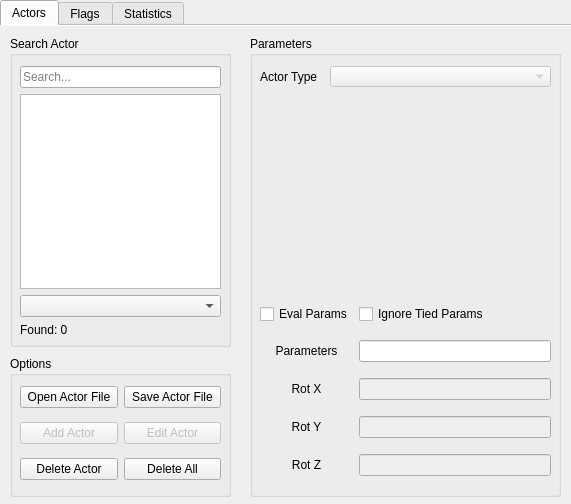
<?xml version="1.0" encoding="UTF-8"?>
<ui version="4.0">
 <class>MainWindow</class>
 <widget class="QMainWindow" name="MainWindow">
  <property name="geometry">
   <rect>
    <x>0</x>
    <y>0</y>
    <width>571</width>
    <height>504</height>
   </rect>
  </property>
  <property name="sizePolicy">
   <sizepolicy hsizetype="Fixed" vsizetype="Fixed">
    <horstretch>0</horstretch>
    <verstretch>0</verstretch>
   </sizepolicy>
  </property>
  <property name="minimumSize">
   <size>
    <width>571</width>
    <height>504</height>
   </size>
  </property>
  <property name="maximumSize">
   <size>
    <width>571</width>
    <height>504</height>
   </size>
  </property>
  <property name="windowTitle">
   <string>Cole - OoT Mod Helper</string>
  </property>
  <property name="windowIcon">
   <iconset>
    <normaloff>logo.png</normaloff>logo.png</iconset>
  </property>
  <property name="toolButtonStyle">
   <enum>Qt::ToolButtonIconOnly</enum>
  </property>
  <widget class="QWidget" name="centralwidget">
   <widget class="QTabWidget" name="tabWidget">
    <property name="enabled">
     <bool>true</bool>
    </property>
    <property name="geometry">
     <rect>
      <x>0</x>
      <y>0</y>
      <width>581</width>
      <height>511</height>
     </rect>
    </property>
    <property name="tabShape">
     <enum>QTabWidget::Rounded</enum>
    </property>
    <property name="currentIndex">
     <number>0</number>
    </property>
    <property name="documentMode">
     <bool>true</bool>
    </property>
    <widget class="QWidget" name="actorTab">
     <attribute name="title">
      <string>Actors</string>
     </attribute>
     <widget class="QGroupBox" name="paramGroup">
      <property name="geometry">
       <rect>
        <x>250</x>
        <y>10</y>
        <width>311</width>
        <height>461</height>
       </rect>
      </property>
      <property name="title">
       <string>Parameters</string>
      </property>
      <widget class="QComboBox" name="actorTypeList">
       <property name="enabled">
        <bool>false</bool>
       </property>
       <property name="geometry">
        <rect>
         <x>80</x>
         <y>30</y>
         <width>221</width>
         <height>21</height>
        </rect>
       </property>
      </widget>
      <widget class="QLabel" name="actorTypeLabel">
       <property name="geometry">
        <rect>
         <x>10</x>
         <y>30</y>
         <width>61</width>
         <height>21</height>
        </rect>
       </property>
       <property name="text">
        <string>Actor Type</string>
       </property>
      </widget>
      <widget class="QWidget" name="formLayoutWidget">
       <property name="geometry">
        <rect>
         <x>10</x>
         <y>60</y>
         <width>291</width>
         <height>191</height>
        </rect>
       </property>
       <layout class="QFormLayout" name="paramLayout"/>
      </widget>
      <widget class="QWidget" name="gridLayoutWidget">
       <property name="geometry">
        <rect>
         <x>10</x>
         <y>260</y>
         <width>291</width>
         <height>191</height>
        </rect>
       </property>
       <layout class="QGridLayout" name="paramGrid">
        <property name="horizontalSpacing">
         <number>6</number>
        </property>
        <property name="verticalSpacing">
         <number>8</number>
        </property>
        <item row="3" column="0">
         <widget class="QPushButton" name="rotYLabel">
          <property name="acceptDrops">
           <bool>false</bool>
          </property>
          <property name="autoFillBackground">
           <bool>false</bool>
          </property>
          <property name="text">
           <string>Rot Y</string>
          </property>
          <property name="checkable">
           <bool>false</bool>
          </property>
          <property name="default">
           <bool>false</bool>
          </property>
          <property name="flat">
           <bool>true</bool>
          </property>
         </widget>
        </item>
        <item row="3" column="1">
         <widget class="QLineEdit" name="rotYBox">
          <property name="enabled">
           <bool>false</bool>
          </property>
          <property name="readOnly">
           <bool>false</bool>
          </property>
         </widget>
        </item>
        <item row="4" column="0">
         <widget class="QPushButton" name="rotZLabel">
          <property name="acceptDrops">
           <bool>false</bool>
          </property>
          <property name="autoFillBackground">
           <bool>false</bool>
          </property>
          <property name="text">
           <string>Rot Z</string>
          </property>
          <property name="checkable">
           <bool>false</bool>
          </property>
          <property name="default">
           <bool>false</bool>
          </property>
          <property name="flat">
           <bool>true</bool>
          </property>
         </widget>
        </item>
        <item row="4" column="1">
         <widget class="QLineEdit" name="rotZBox">
          <property name="enabled">
           <bool>false</bool>
          </property>
          <property name="readOnly">
           <bool>false</bool>
          </property>
         </widget>
        </item>
        <item row="1" column="0">
         <widget class="QPushButton" name="paramLabel">
          <property name="acceptDrops">
           <bool>false</bool>
          </property>
          <property name="autoFillBackground">
           <bool>false</bool>
          </property>
          <property name="text">
           <string>Parameters</string>
          </property>
          <property name="checkable">
           <bool>false</bool>
          </property>
          <property name="default">
           <bool>false</bool>
          </property>
          <property name="flat">
           <bool>true</bool>
          </property>
         </widget>
        </item>
        <item row="2" column="1">
         <widget class="QLineEdit" name="rotXBox">
          <property name="enabled">
           <bool>false</bool>
          </property>
          <property name="readOnly">
           <bool>false</bool>
          </property>
         </widget>
        </item>
        <item row="1" column="1">
         <widget class="QLineEdit" name="paramBox">
          <property name="readOnly">
           <bool>false</bool>
          </property>
          <property name="clearButtonEnabled">
           <bool>false</bool>
          </property>
         </widget>
        </item>
        <item row="2" column="0">
         <widget class="QPushButton" name="rotXLabel">
          <property name="acceptDrops">
           <bool>false</bool>
          </property>
          <property name="autoFillBackground">
           <bool>false</bool>
          </property>
          <property name="text">
           <string>Rot X</string>
          </property>
          <property name="checkable">
           <bool>false</bool>
          </property>
          <property name="default">
           <bool>false</bool>
          </property>
          <property name="flat">
           <bool>true</bool>
          </property>
         </widget>
        </item>
        <item row="0" column="0">
         <widget class="QCheckBox" name="evalParamBox">
          <property name="text">
           <string>Eval Params</string>
          </property>
          <property name="tristate">
           <bool>false</bool>
          </property>
         </widget>
        </item>
        <item row="0" column="1">
         <widget class="QCheckBox" name="ignoreTiedBox">
          <property name="text">
           <string>Ignore Tied Params</string>
          </property>
         </widget>
        </item>
       </layout>
      </widget>
     </widget>
     <widget class="QGroupBox" name="groupBox">
      <property name="geometry">
       <rect>
        <x>10</x>
        <y>330</y>
        <width>221</width>
        <height>141</height>
       </rect>
      </property>
      <property name="title">
       <string>Options</string>
      </property>
      <widget class="QWidget" name="gridLayoutWidget_2">
       <property name="geometry">
        <rect>
         <x>10</x>
         <y>22</y>
         <width>201</width>
         <height>111</height>
        </rect>
       </property>
       <layout class="QGridLayout" name="optionsGrid">
        <property name="leftMargin">
         <number>0</number>
        </property>
        <property name="topMargin">
         <number>0</number>
        </property>
        <property name="spacing">
         <number>6</number>
        </property>
        <item row="1" column="1">
         <widget class="QPushButton" name="editActorBtn">
          <property name="enabled">
           <bool>false</bool>
          </property>
          <property name="text">
           <string>Edit Actor</string>
          </property>
         </widget>
        </item>
        <item row="0" column="0">
         <widget class="QPushButton" name="openActorFileBtn">
          <property name="text">
           <string>Open Actor File</string>
          </property>
         </widget>
        </item>
        <item row="0" column="1">
         <widget class="QPushButton" name="saveActorFileBtn">
          <property name="text">
           <string>Save Actor File</string>
          </property>
         </widget>
        </item>
        <item row="1" column="0">
         <widget class="QPushButton" name="addActorBtn">
          <property name="enabled">
           <bool>false</bool>
          </property>
          <property name="text">
           <string>Add Actor</string>
          </property>
         </widget>
        </item>
        <item row="2" column="0">
         <widget class="QPushButton" name="deleteActorBtn">
          <property name="text">
           <string>Delete Actor</string>
          </property>
         </widget>
        </item>
        <item row="2" column="1">
         <widget class="QPushButton" name="deleteAllBtn">
          <property name="text">
           <string>Delete All</string>
          </property>
         </widget>
        </item>
       </layout>
      </widget>
     </widget>
     <widget class="QGroupBox" name="searchGroup">
      <property name="geometry">
       <rect>
        <x>10</x>
        <y>10</y>
        <width>221</width>
        <height>311</height>
       </rect>
      </property>
      <property name="title">
       <string>Search Actor</string>
      </property>
      <property name="alignment">
       <set>Qt::AlignLeading|Qt::AlignLeft|Qt::AlignTop</set>
      </property>
      <property name="flat">
       <bool>false</bool>
      </property>
      <property name="checkable">
       <bool>false</bool>
      </property>
      <widget class="QWidget" name="verticalLayoutWidget">
       <property name="geometry">
        <rect>
         <x>10</x>
         <y>30</y>
         <width>201</width>
         <height>271</height>
        </rect>
       </property>
       <layout class="QVBoxLayout" name="searchLayout">
        <item>
         <widget class="QLineEdit" name="searchBox">
          <property name="toolTip">
           <string/>
          </property>
          <property name="whatsThis">
           <string/>
          </property>
          <property name="placeholderText">
           <string>Search...</string>
          </property>
         </widget>
        </item>
        <item>
         <widget class="QListWidget" name="actorFoundBox"/>
        </item>
        <item>
         <widget class="QComboBox" name="actorCategoryList"/>
        </item>
        <item>
         <widget class="QLabel" name="actorFoundLabel">
          <property name="text">
           <string>Found: 0</string>
          </property>
         </widget>
        </item>
       </layout>
      </widget>
     </widget>
    </widget>
    <widget class="QWidget" name="flagTab">
     <attribute name="title">
      <string>Flags</string>
     </attribute>
    </widget>
    <widget class="QWidget" name="statTab">
     <attribute name="title">
      <string>Statistics</string>
     </attribute>
    </widget>
   </widget>
  </widget>
 </widget>
 <resources/>
 <connections/>
</ui>
